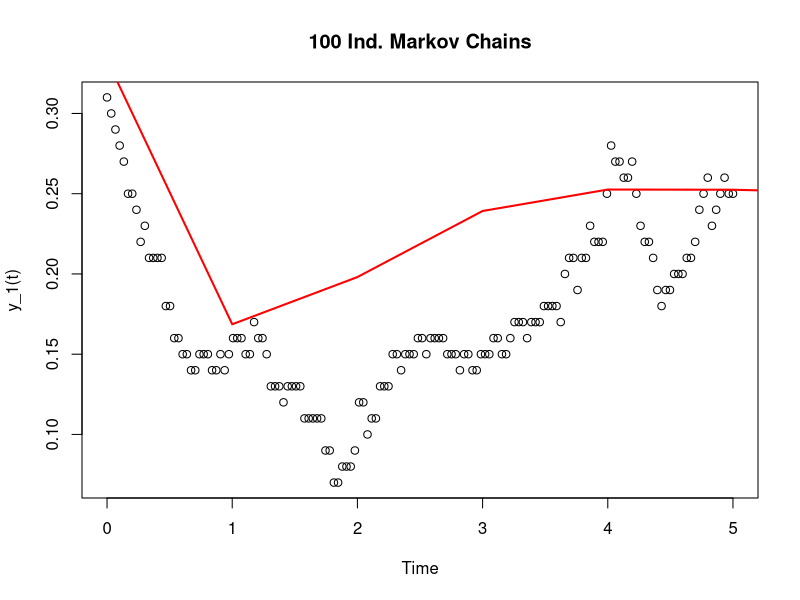
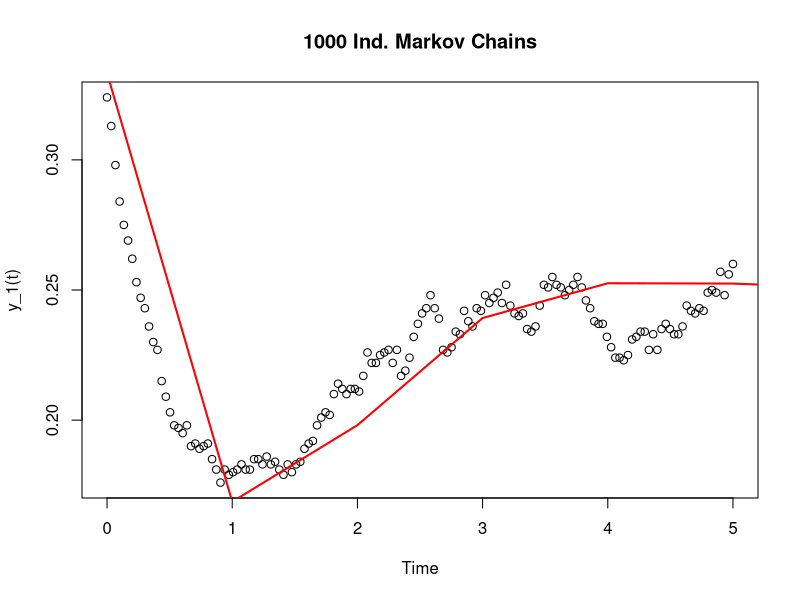
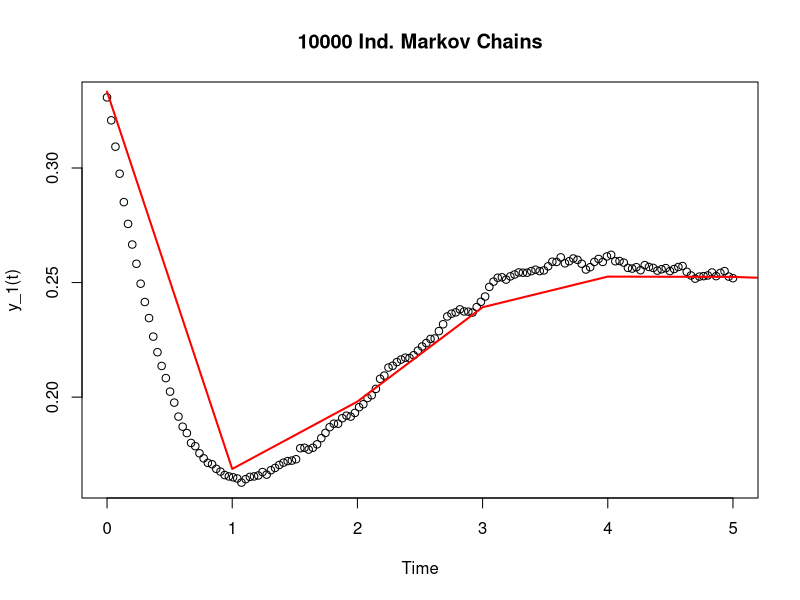
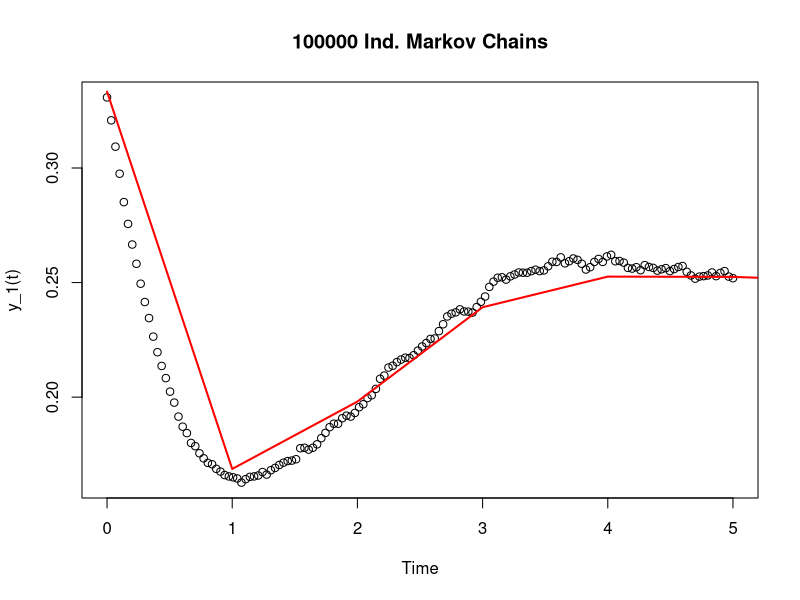

Write the R code that produced these figures, in order.
#Markov HW 8, Problem 1

#Simulate Continuous Time Markov Chain

#Simulate 100 Independent Markov Chains
N <- 100
t_seq <- seq(0, 5, length.out = 150)

state_matrix <- matrix(NA, nrow = N, ncol = length(t_seq))

set.seed(42)

for (i in 1:N) {

  if (runif(1) < 1/3) {
    curr_state <- 1
  } else {
    curr_state <- 2
  }
  
  curr_time <- 0

  time_to_jump <- rexp(1, rate = 1)
  
  for (j in 1:length(t_seq)) {
    target_time <- t_seq[j]
    
  
    while (curr_time + time_to_jump <= target_time) {
      curr_time <- curr_time + time_to_jump    
      curr_state <- (curr_state %% 4) + 1      
      time_to_jump <- rexp(1, rate = 1)         
    }
    state_matrix[i, j] <- curr_state
  }
}
f_t <- colMeans(state_matrix == 1)

results_100 <- data.frame(t_seq,f_t)

theory_func <- function(t){
  1/4 - 1/12*exp(-2*t) + exp(-t)*((1/6)*cos(t)-(1/3)*sin(t))
}

x_100 <- 0:150
y_100 <- theory_func(x_100)


plot(x=results_100$t_seq,y=results_100$f_t,main="100 Ind. Markov Chains",
     ylab="y_1(t)",xlab="Time")
lines(x=x_100, y=y_100,col="red",lwd=2)


#Simulating 1000 Independent Markov Chains
N <- 1000
t_seq <- seq(0, 5, length.out = 150)

state_matrix <- matrix(NA, nrow = N, ncol = length(t_seq))

set.seed(43)

for (i in 1:N) {
  
  if (runif(1) < 1/3) {
    curr_state <- 1
  } else {
    curr_state <- 2
  }
  
  curr_time <- 0
  
  time_to_jump <- rexp(1, rate = 1)
  
  for (j in 1:length(t_seq)) {
    target_time <- t_seq[j]
    
    
    while (curr_time + time_to_jump <= target_time) {
      curr_time <- curr_time + time_to_jump    
      curr_state <- (curr_state %% 4) + 1      
      time_to_jump <- rexp(1, rate = 1)         
    }
    state_matrix[i, j] <- curr_state
  }
}
f_t <- colMeans(state_matrix == 1)

results_1000 <- data.frame(t_seq,f_t)

x_1000 <- 0:150
y_1000 <- theory_func(x_1000)

plot(x=results_1000$t_seq,y=results_1000$f_t,main="1000 Ind. Markov Chains",
     ylab="y_1(t)",xlab="Time")
lines(x=x_1000, y=y_1000,col="red",lwd=2)

#Simulating 10000 Independent Markov Chains

N <- 10000
t_seq <- seq(0, 5, length.out = 150)

state_matrix <- matrix(NA, nrow = N, ncol = length(t_seq))

set.seed(44)

for (i in 1:N) {
  
  if (runif(1) < 1/3) {
    curr_state <- 1
  } else {
    curr_state <- 2
  }
  
  curr_time <- 0
  
  time_to_jump <- rexp(1, rate = 1)
  
  for (j in 1:length(t_seq)) {
    target_time <- t_seq[j]
    
    
    while (curr_time + time_to_jump <= target_time) {
      curr_time <- curr_time + time_to_jump    
      curr_state <- (curr_state %% 4) + 1      
      time_to_jump <- rexp(1, rate = 1)         
    }
    state_matrix[i, j] <- curr_state
  }
}
f_t <- colMeans(state_matrix == 1)

results_10000 <- data.frame(t_seq,f_t)

plot(x=results_10000$t_seq,y=results_10000$f_t,main="10000 Ind. Markov Chains",
     ylab="y_1(t)",xlab="Time")
lines(x=x_1000, y=y_1000,col="red",lwd=2)


#Simulating 100000 Individual Markov Chains

N <- 100000
t_seq <- seq(0, 5, length.out = 150)

state_matrix <- matrix(NA, nrow = N, ncol = length(t_seq))

set.seed(45)

for (i in 1:N) {
  
  if (runif(1) < 1/3) {
    curr_state <- 1
  } else {
    curr_state <- 2
  }
  
  curr_time <- 0
  
  time_to_jump <- rexp(1, rate = 1)
  
  for (j in 1:length(t_seq)) {
    target_time <- t_seq[j]
    
    
    while (curr_time + time_to_jump <= target_time) {
      curr_time <- curr_time + time_to_jump    
      curr_state <- (curr_state %% 4) + 1      
      time_to_jump <- rexp(1, rate = 1)         
    }
    state_matrix[i, j] <- curr_state
  }
}


f_t <- colMeans(state_matrix == 1)

results_100000 <- data.frame(t_seq,f_t)

plot(x=results_100000$t_seq,y=results_10000$f_t,main="100000 Ind. Markov Chains",
     ylab="y_1(t)",xlab="Time")
lines(x=x_1000, y=y_1000,col="red",lwd=2)
